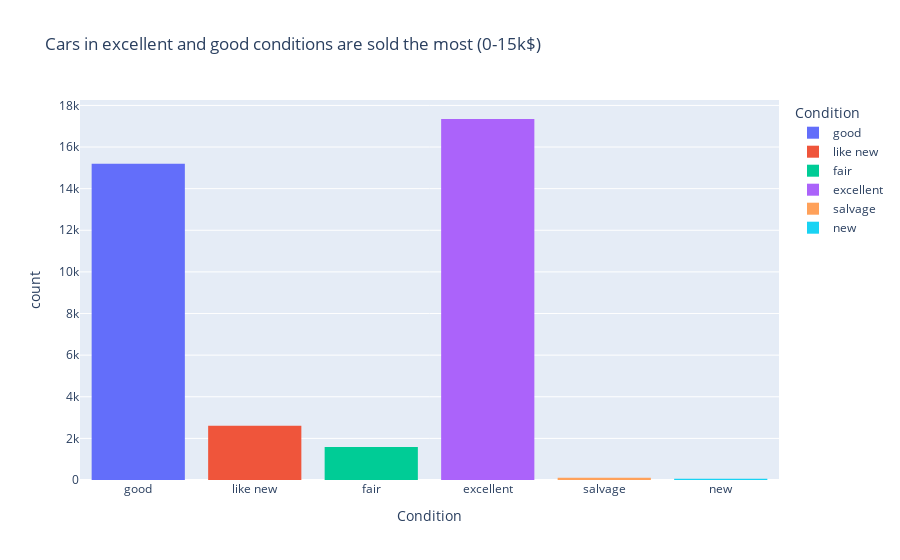

The code cell stored with this chart in its notebook:
### Markdown cell above
From the histogram above is clear, that the most cars sold where in a price range 0-15k$. In the next step I'd like to see the distribution of the cars count by condition for this price range (0-15k$).

### Code cell
filtered_data = data[(data['price'] > 0) & (data['price'] <= 15000)]


fig = px.histogram(
    filtered_data,
    x='condition',
    title='Cars in excellent and good conditions are sold the most (0-15k$)',
    labels={'condition': 'Condition', 'count': 'Number of Cars'},
    nbins=30,
    color='condition'
)
fig.show()

### Figure 1 — Plotly figure (JSON) as saved in the notebook; plotly's stock layout.template omitted (floating-point values rounded to 4 significant figures; data arrays with more than 128 entries replaced by an {"elided": "..."} marker saying what was removed)
{"data": [{"alignmentgroup": "True", "bingroup": "x", "hovertemplate": "Condition=%{x}<br>count=%{y}<extra></extra>", "legendgroup": "good", "marker": {"color": "#636efa", "pattern": {"shape": ""}}, "name": "good", "nbinsx": 30, "offsetgroup": "good", "orientation": "v", "showlegend": true, "type": "histogram", "x": {"elided": "15191 str values"}, "xaxis": "x", "yaxis": "y"}, {"alignmentgroup": "True", "bingroup": "x", "hovertemplate": "Condition=%{x}<br>count=%{y}<extra></extra>", "legendgroup": "like new", "marker": {"color": "#EF553B", "pattern": {"shape": ""}}, "name": "like new", "nbinsx": 30, "offsetgroup": "like new", "orientation": "v", "showlegend": true, "type": "histogram", "x": {"elided": "2607 str values"}, "xaxis": "x", "yaxis": "y"}, {"alignmentgroup": "True", "bingroup": "x", "hovertemplate": "Condition=%{x}<br>count=%{y}<extra></extra>", "legendgroup": "fair", "marker": {"color": "#00cc96", "pattern": {"shape": ""}}, "name": "fair", "nbinsx": 30, "offsetgroup": "fair", "orientation": "v", "showlegend": true, "type": "histogram", "x": {"elided": "1587 str values"}, "xaxis": "x", "yaxis": "y"}, {"alignmentgroup": "True", "bingroup": "x", "hovertemplate": "Condition=%{x}<br>count=%{y}<extra></extra>", "legendgroup": "excellent", "marker": {"color": "#ab63fa", "pattern": {"shape": ""}}, "name": "excellent", "nbinsx": 30, "offsetgroup": "excellent", "orientation": "v", "showlegend": true, "type": "histogram", "x": {"elided": "17347 str values"}, "xaxis": "x", "yaxis": "y"}, {"alignmentgroup": "True", "bingroup": "x", "hovertemplate": "Condition=%{x}<br>count=%{y}<extra></extra>", "legendgroup": "salvage", "marker": {"color": "#FFA15A", "pattern": {"shape": ""}}, "name": "salvage", "nbinsx": 30, "offsetgroup": "salvage", "orientation": "v", "showlegend": true, "type": "histogram", "x": ["salvage", "salvage", "salvage", "salvage", "salvage", "salvage", "salvage", "salvage", "salvage", "salvage", "salvage", "salvage", "salvage", "salvage", "salvage", "salvage", "salvage", "salvage", "salvage", "salvage", "salvage", "salvage", "salvage", "salvage", "salvage", "salvage", "salvage", "salvage", "salvage", "salvage", "salvage", "salvage", "salvage", "salvage", "salvage", "salvage", "salvage", "salvage", "salvage", "salvage", "salvage", "salvage", "salvage", "salvage", "salvage", "salvage", "salvage", "salvage", "salvage", "salvage", "salvage", "salvage", "salvage", "salvage", "salvage", "salvage", "salvage", "salvage", "salvage", "salvage", "salvage", "salvage", "salvage", "salvage", "salvage", "salvage", "salvage", "salvage", "salvage", "salvage", "salvage", "salvage", "salvage", "salvage", "salvage", "salvage", "salvage", "salvage", "salvage", "salvage", "salvage", "salvage", "salvage", "salvage", "salvage", "salvage", "salvage", "salvage", "salvage", "salvage", "salvage", "salvage", "salvage", "salvage", "salvage", "salvage", "salvage", "salvage", "salvage", "salvage", "salvage", "salvage", "salvage", "salvage", "salvage", "salvage", "salvage", "salvage", "salvage", "salvage", "salvage"], "xaxis": "x", "yaxis": "y"}, {"alignmentgroup": "True", "bingroup": "x", "hovertemplate": "Condition=%{x}<br>count=%{y}<extra></extra>", "legendgroup": "new", "marker": {"color": "#19d3f3", "pattern": {"shape": ""}}, "name": "new", "nbinsx": 30, "offsetgroup": "new", "orientation": "v", "showlegend": true, "type": "histogram", "x": ["new", "new", "new", "new", "new", "new", "new", "new", "new", "new", "new", "new", "new", "new", "new", "new", "new", "new", "new", "new", "new", "new", "new", "new", "new", "new", "new", "new", "new", "new", "new", "new", "new", "new", "new", "new", "new", "new", "new", "new", "new", "new", "new", "new", "new", "new", "new", "new", "new", "new", "new", "new", "new", "new", "new", "new", "new", "new"], "xaxis": "x", "yaxis": "y"}], "layout": {"barmode": "relative", "legend": {"title": {"text": "Condition"}, "tracegroupgap": 0}, "title": {"text": "Cars in excellent and good conditions are sold the most (0-15k$)"}, "xaxis": {"anchor": "y", "categoryarray": ["good", "like new", "fair", "excellent", "salvage", "new"], "categoryorder": "array", "domain": [0, 1], "title": {"text": "Condition"}}, "yaxis": {"anchor": "x", "domain": [0, 1], "title": {"text": "count"}}}}
